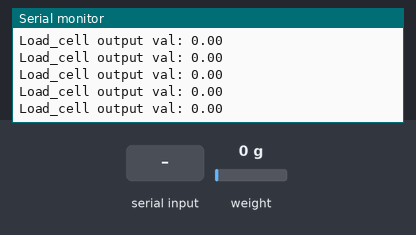
Simulated run of this sketch. Board: Arduino Uno, built with avr-gcc and run on an emulated ATmega328P. On the bench: the last lines printed to the serial monitor. Inputs (shaded band) come from the test bench; at power-on: weight on the scale 0 g.

Above: at 3.6 s.
3.7 s: "t" received over Serial
5.2 s: weight on the scale set to 100 g
At 5.22 s:
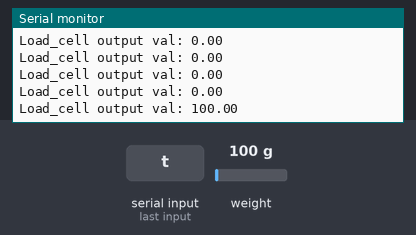
6.7 s: weight on the scale set to 1250 g
At 6.72 s:
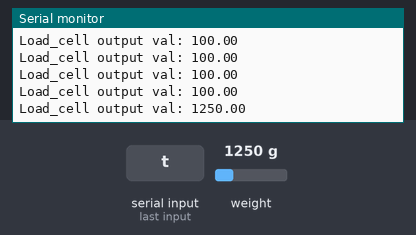
Timing chart, 0 to 9.7 s (numbered marks = the images above; inputs shaded):
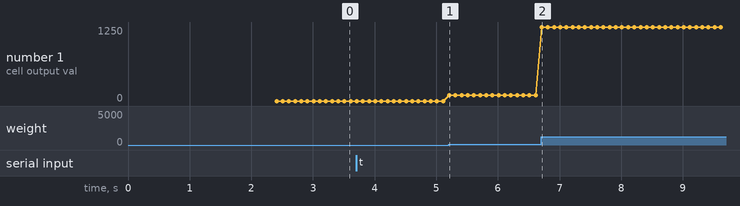

The sketch:

Read_1x_load_cell_led.ino
```cpp
/*
   -------------------------------------------------------------------------------------
   HX711_ADC
   Arduino library for HX711 24-Bit Analog-to-Digital Converter for Weight Scales
   Olav Kallhovd sept2017
   -------------------------------------------------------------------------------------
*/

/*
   Settling time (number of samples) and data filtering can be adjusted in the config.h file
   For calibration and storing the calibration value in eeprom, see example file "Calibration.ino"

   The update() function checks for new data and starts the next conversion. In order to acheive maximum effective
   sample rate, update() should be called at least as often as the HX711 sample rate; >10Hz@10SPS, >80Hz@80SPS.
   If you have other time consuming code running (i.e. a graphical LCD), consider calling update() from an interrupt routine,
   see example file "Read_1x_load_cell_interrupt_driven.ino".

   This is an example sketch on how to use this library
*/

#include <HX711_ADC.h>
#if defined(ESP8266)|| defined(ESP32) || defined(AVR)
#include <EEPROM.h>
#endif

//pins:
const int HX711_dout = 4; //mcu > HX711 dout pin
const int HX711_sck = 5; //mcu > HX711 sck pin

//HX711 constructor:
HX711_ADC LoadCell(HX711_dout, HX711_sck);

const int calVal_eepromAdress = 0;
unsigned long t = 0;

const int LED_red = 13;
const int LED_green = 11;


void ledSetup() {
    pinMode (LED_red, OUTPUT);
    pinMode (LED_green, OUTPUT);
}

void greenOn() {
  digitalWrite (LED_green, HIGH);
}

void greenOff() {
  digitalWrite (LED_green, LOW);
}

void redOn() {
  digitalWrite (LED_red, HIGH);
}

void redOff() {
  digitalWrite(LED_red, LOW);
}


void setup() {
  Serial.begin(57600); delay(10);
  Serial.println();
  Serial.println("Starting...");

  LoadCell.begin();
  //LoadCell.setReverseOutput(); //uncomment to turn a negative output value to positive
  float calibrationValue; // calibration value (see example file "Calibration.ino")
  calibrationValue = 696.0; // uncomment this if you want to set the calibration value in the sketch
#if defined(ESP8266)|| defined(ESP32)
  //EEPROM.begin(512); // uncomment this if you use ESP8266/ESP32 and want to fetch the calibration value from eeprom
#endif
  EEPROM.get(calVal_eepromAdress, calibrationValue); // uncomment this if you want to fetch the calibration value from eeprom

  unsigned long stabilizingtime = 2000; // preciscion right after power-up can be improved by adding a few seconds of stabilizing time
  boolean _tare = true; //set this to false if you don't want tare to be performed in the next step
  LoadCell.start(stabilizingtime, _tare);
  if (LoadCell.getTareTimeoutFlag()) {
    Serial.println("Timeout, check MCU>HX711 wiring and pin designations");
    while (1);
  }
  else {
    LoadCell.setCalFactor(calibrationValue); // set calibration value (float)
    Serial.println("Startup is complete");
  }
}

void loop() {
  static boolean newDataReady = 0;
  const int serialPrintInterval = 0; //increase value to slow down serial print activity

  // check for new data/start next conversion:
  if (LoadCell.update()) newDataReady = true;

  // get smoothed value from the dataset:
  if (newDataReady) {
    if (millis() > t + serialPrintInterval) {
      float i = LoadCell.getData();
      if (i > 300) {
        redOn();
        greenOff();
      }
      if (i < 300) {
        greenOn();
        redOff();
      }
      Serial.print("Load_cell output val: ");
      Serial.println(i);
      newDataReady = 0;
      t = millis();
    }
  }

  // receive command from serial terminal, send 't' to initiate tare operation:
  if (Serial.available() > 0) {
    char inByte = Serial.read();
    if (inByte == 't') LoadCell.tareNoDelay();
  }

  // check if last tare operation is complete:
  if (LoadCell.getTareStatus() == true) {
    Serial.println("Tare complete");
  }

}
```

Measured:
- after the input at 5.2 s, the serial monitor: prints a new line at once (image 1)
- after the input at 6.7 s, the serial monitor: prints a new line at once (image 2)
- plotted number 1: 0 → 100 after the input at 5.2 s, 100 → 1250 after the input at 6.7 s
